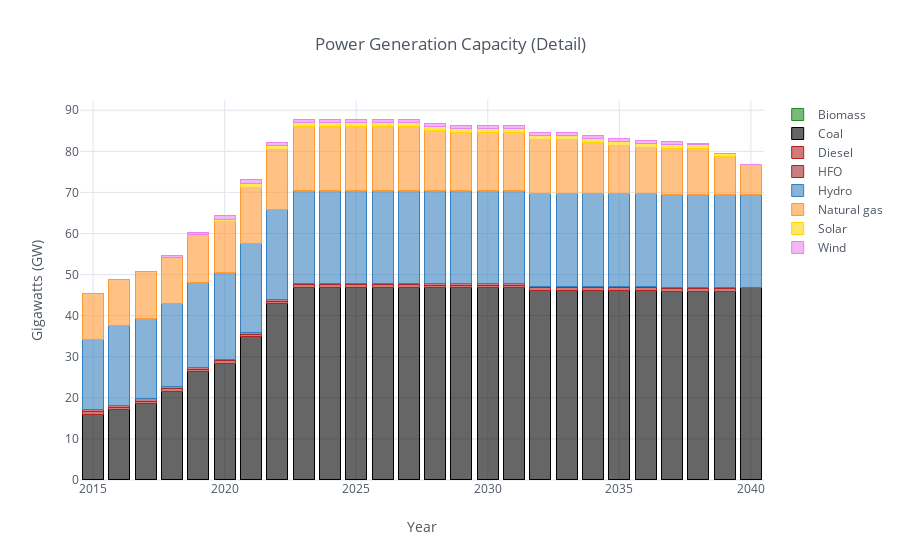

Write notebook code for a chart like this one.
### Code cell
# Power generation capacity (detailed)
cap_df = all_params['TotalCapacityAnnual'][all_params['TotalCapacityAnnual'].t.str.startswith('PWR')].drop('r', axis=1)
cap_df = df_filter(cap_df,3,6,['TRN'])
df_plot(cap_df,'Gigawatts (GW)','Power Generation Capacity (Detail)')

### Figure 1 — Plotly figure (JSON) as saved in the notebook; plotly's stock layout.template omitted (floating-point values rounded to 4 significant figures)
{"data": [{"marker": {"color": "rgba(34, 139, 34, 0.6)", "line": {"color": "rgba(34, 139, 34, 1.0)", "width": 1}}, "name": "Biomass", "orientation": "v", "text": "", "type": "bar", "uid": "105b6b4d-3273-4137-8989-451fc94bdf64", "x": [2015, 2016, 2017, 2018, 2019, 2020, 2021, 2022, 2023, 2024, 2025, 2026, 2027, 2028, 2029, 2030, 2031, 2032, 2033, 2034, 2035, 2036, 2037, 2038, 2039, 2040], "y": [0.024, 0.054, 0.109, 0.194, 0.194, 0.194, 0.194, 0.194, 0.194, 0.194, 0.194, 0.194, 0.194, 0.17, 0.17, 0.17, 0.17, 0.17, 0.17, 0.17, 0.17, 0.17, 0.17, 0.17, 0.17, 0.17]}, {"marker": {"color": "rgba(0, 0, 0, 0.6)", "line": {"color": "rgba(0, 0, 0, 1.0)", "width": 1}}, "name": "Coal", "orientation": "v", "text": "", "type": "bar", "uid": "de2b029e-86bf-458f-8953-d24bca2e7da5", "x": [2015, 2016, 2017, 2018, 2019, 2020, 2021, 2022, 2023, 2024, 2025, 2026, 2027, 2028, 2029, 2030, 2031, 2032, 2033, 2034, 2035, 2036, 2037, 2038, 2039, 2040], "y": [15.92, 17.03, 18.46, 21.31, 26.12, 28.21, 34.67, 42.65, 46.63, 46.63, 46.63, 46.63, 46.63, 46.63, 46.63, 46.63, 46.63, 46.03, 46.03, 46.03, 46.03, 45.92, 45.81, 45.81, 45.81, 46.68]}, {"marker": {"color": "rgba(178, 34, 34, 0.6)", "line": {"color": "rgba(178, 34, 34, 1.0)", "width": 1}}, "name": "Diesel", "orientation": "v", "text": "", "type": "bar", "uid": "0588b449-9fbd-4056-ba39-b7a2ff733ca5", "x": [2015, 2016, 2017, 2018, 2019, 2020, 2021, 2022, 2023, 2024, 2025, 2026, 2027, 2028, 2029, 2030, 2031, 2032, 2033, 2034, 2035, 2036, 2037, 2038, 2039, 2040], "y": [0.66, 0.66, 0.66, 0.66, 0.66, 0.66, 0.66, 0.66, 0.66, 0.66, 0.66, 0.66, 0.66, 0.66, 0.66, 0.66, 0.66, 0.66, 0.66, 0.66, 0.66, 0.66, 0.66, 0.66, 0.66, 0]}, {"marker": {"color": "rgba(165, 42, 42, 0.6)", "line": {"color": "rgba(165, 42, 42, 1.0)", "width": 1}}, "name": "HFO", "orientation": "v", "text": "", "type": "bar", "uid": "cf183108-e3c3-43f9-afc6-96822730274d", "x": [2015, 2016, 2017, 2018, 2019, 2020, 2021, 2022, 2023, 2024, 2025, 2026, 2027, 2028, 2029, 2030, 2031, 2032, 2033, 2034, 2035, 2036, 2037, 2038, 2039, 2040], "y": [0.517, 0.517, 0.517, 0.517, 0.517, 0.33, 0.33, 0.33, 0.33, 0.33, 0.33, 0.33, 0.33, 0.33, 0.33, 0.33, 0.33, 0.33, 0.33, 0.33, 0.33, 0.33, 0.33, 0.33, 0.33, 0]}, {"marker": {"color": "rgba(55, 128, 191, 0.6)", "line": {"color": "rgba(55, 128, 191, 1.0)", "width": 1}}, "name": "Hydro", "orientation": "v", "text": "", "type": "bar", "uid": "a5eecc4f-5a63-4a31-b425-76b9c3d0d844", "x": [2015, 2016, 2017, 2018, 2019, 2020, 2021, 2022, 2023, 2024, 2025, 2026, 2027, 2028, 2029, 2030, 2031, 2032, 2033, 2034, 2035, 2036, 2037, 2038, 2039, 2040], "y": [17.09, 19.26, 19.68, 20.18, 20.65, 21.19, 21.68, 22.04, 22.75, 22.75, 22.75, 22.63, 22.63, 22.63, 22.63, 22.63, 22.63, 22.63, 22.63, 22.63, 22.63, 22.63, 22.63, 22.63, 22.63, 22.63]}, {"marker": {"color": "rgba(255, 153, 51, 0.6)", "line": {"color": "rgba(255, 153, 51, 1.0)", "width": 1}}, "name": "Natural gas", "orientation": "v", "text": "", "type": "bar", "uid": "36050c9c-1717-4dea-a6fa-4a287f71db07", "x": [2015, 2016, 2017, 2018, 2019, 2020, 2021, 2022, 2023, 2024, 2025, 2026, 2027, 2028, 2029, 2030, 2031, 2032, 2033, 2034, 2035, 2036, 2037, 2038, 2039, 2040], "y": [11.08, 11.28, 11.28, 11.28, 11.28, 12.23, 13.73, 14.48, 15.55, 15.55, 15.55, 15.55, 15.55, 14.6, 14.23, 14.23, 14.23, 13.06, 13.06, 12.32, 11.59, 11.12, 11.12, 11.12, 9.11, 7.11]}, {"marker": {"color": "rgba(255, 215, 0, 0.6)", "line": {"color": "rgba(255, 215, 0, 1.0)", "width": 1}}, "name": "Solar", "orientation": "v", "text": "", "type": "bar", "uid": "62617c3f-3d8e-49ba-8db5-b5567a321037", "x": [2015, 2016, 2017, 2018, 2019, 2020, 2021, 2022, 2023, 2024, 2025, 2026, 2027, 2028, 2029, 2030, 2031, 2032, 2033, 2034, 2035, 2036, 2037, 2038, 2039, 2040], "y": [0, 0, 0, 0, 0.3, 0.7, 1, 1, 1, 1, 1, 1, 1, 1, 1, 1, 1, 1, 1, 1, 1, 1, 1, 1, 0.7, 0.3]}, {"marker": {"color": "rgba(238, 130, 238, 0.6)", "line": {"color": "rgba(238, 130, 238, 1.0)", "width": 1}}, "name": "Wind", "orientation": "v", "text": "", "type": "bar", "uid": "68c79c9e-7ebf-4848-8992-88f8aececb93", "x": [2015, 2016, 2017, 2018, 2019, 2020, 2021, 2022, 2023, 2024, 2025, 2026, 2027, 2028, 2029, 2030, 2031, 2032, 2033, 2034, 2035, 2036, 2037, 2038, 2039, 2040], "y": [0.09, 0.09, 0.09, 0.457, 0.646, 0.763, 0.763, 0.763, 0.763, 0.763, 0.763, 0.763, 0.763, 0.763, 0.763, 0.763, 0.763, 0.763, 0.763, 0.763, 0.763, 0.763, 0.763, 0.306, 0.117, 0]}], "layout": {"barmode": "stack", "legend": {"bgcolor": "#FFFFFF", "font": {"color": "#4D5663"}, "traceorder": "normal"}, "paper_bgcolor": "#FFFFFF", "plot_bgcolor": "#FFFFFF", "title": {"font": {"color": "#4D5663"}, "text": "Power Generation Capacity (Detail)"}, "xaxis": {"gridcolor": "#E1E5ED", "showgrid": true, "tickfont": {"color": "#4D5663"}, "title": {"font": {"color": "#4D5663"}, "text": "Year"}, "zerolinecolor": "#E1E5ED"}, "yaxis": {"gridcolor": "#E1E5ED", "showgrid": true, "tickfont": {"color": "#4D5663"}, "title": {"font": {"color": "#4D5663"}, "text": "Gigawatts (GW)"}, "zerolinecolor": "#E1E5ED"}}}
